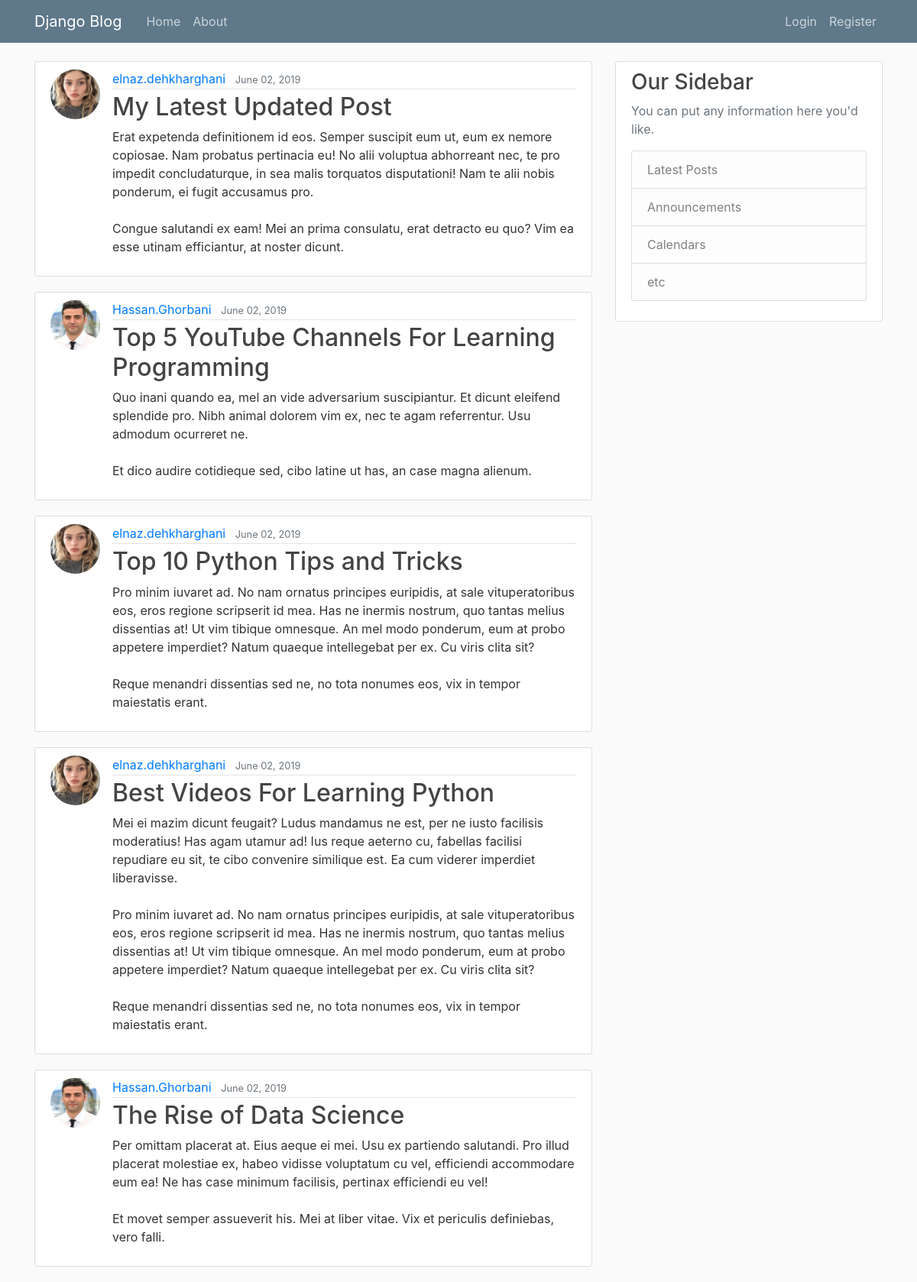
Before: / with the older database file.
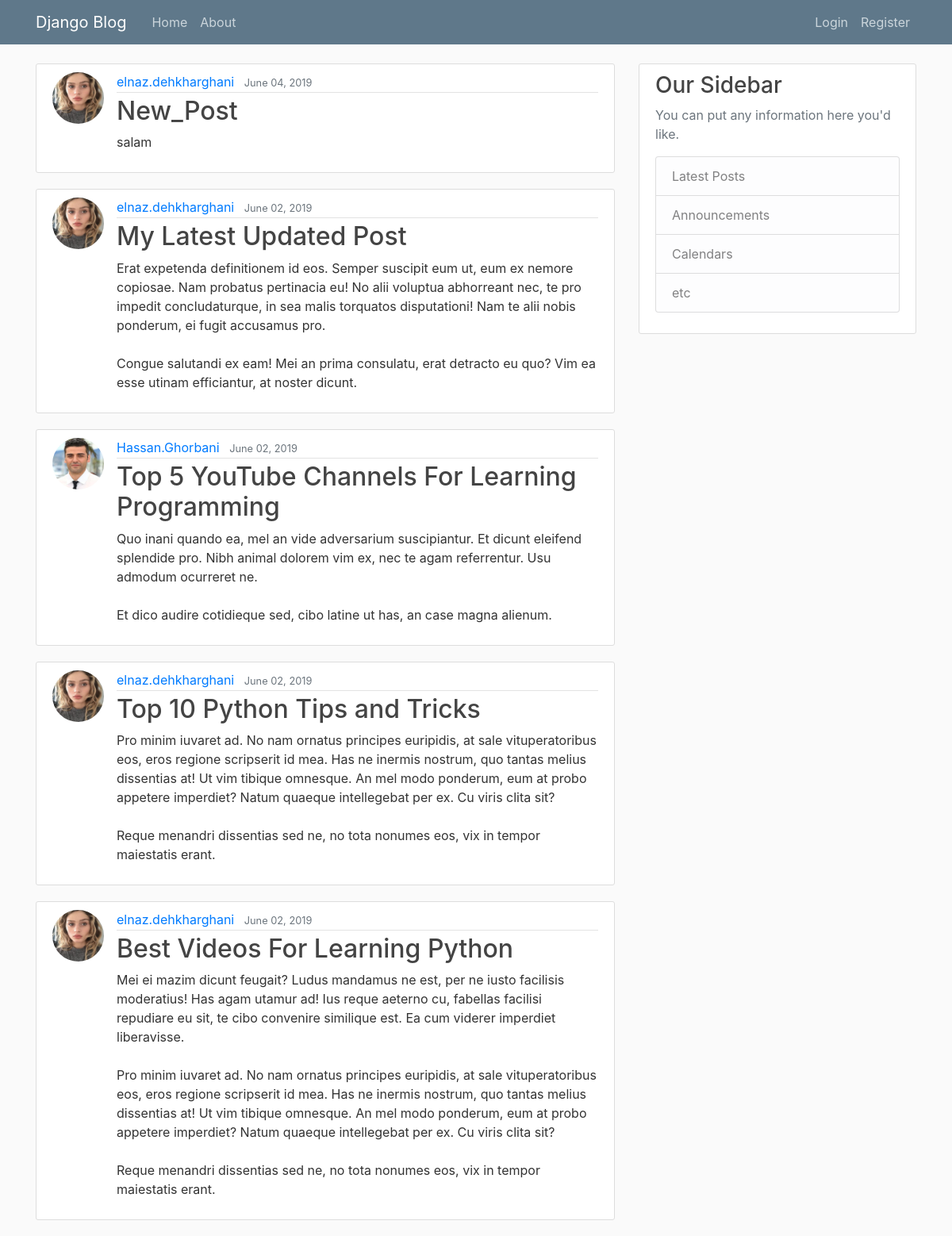
After: the same page with the newer database file.
### blog/models.py (models this page shows, shortened)
class Post(models.Model):
    title = models.CharField(max_length=100)
    content = models.TextField()
    date_posted = models.DateTimeField(default=timezone.now)
    author = models.ForeignKey(User, on_delete=models.CASCADE)

### users/models.py (models this page shows, shortened)
class Profile(models.Model):
    user = models.OneToOneField(User, on_delete=models.CASCADE)
    image = models.ImageField(default='default.jpg', upload_to='profile_pics')

### blog/views.py (the view)
# urls.py: path('', PostListView.as_view(), name='blog-home'),
class PostListView(ListView):
    model = Post
    template_name = 'blog/home.html' #<app>/<model>_<viewtype>.html
    context_object_name = 'posts'
    ordering = ['-date_posted']
    paginate_by = 5

### blog/templates/blog/home.html
{% extends "blog/base.html" %}
{% block content %}
    {% for post in posts %}
            <article class="media content-section">
                <img class="rounded-circle article-img" src="{{ post.author.profile.image.url }}">
              <div class="media-body">
                <div class="article-metadata">
                  <a class="mr-2" href="#">{{ post.author }}</a>
                  <small class="text-muted">{{ post.date_posted|date:"F d, Y" }}</small>
                </div>
                <h2><a class="article-title" href="{% url 'post-detail' post.id  %}">{{ post.title }}</a></h2>
                <p class="article-content">{{ post.content }}</p>
              </div>
            </article>
    {% endfor %}
{% endblock content %}

Changed rows visible on the page:
no longer on this page (row unchanged): Post: author.profile.image (picture), author "Hassan.Ghorbani", date_posted "June 02, 2019", title "The Rise of Data Science", content "Per omittam placerat at. Eius aeque ei mei. Usu ex partiendo salutandi. Pro illud placerat molestiae ex, habeo vidisse voluptatum cu vel, efficiendi accommodare eum ea! Ne has case minimum facilisis, pertinax efficiendi eu vel! Et movet semper assueverit his. Mei at liber vitae. Vix et periculis definiebas, vero falli."
added Post: author.profile.image (picture), author "elnaz.dehkharghani", date_posted "June 04, 2019", title "New_Post", content "salam"
